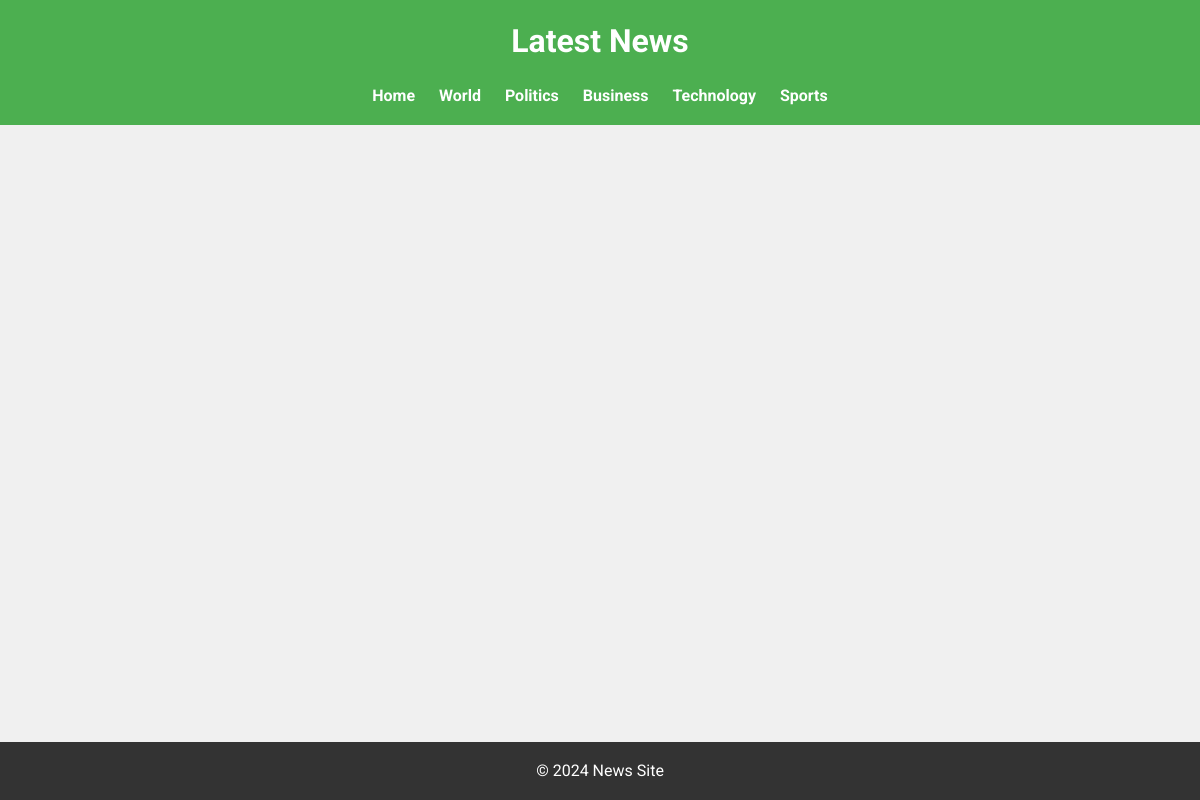
Page /main/ on the earlier database version.
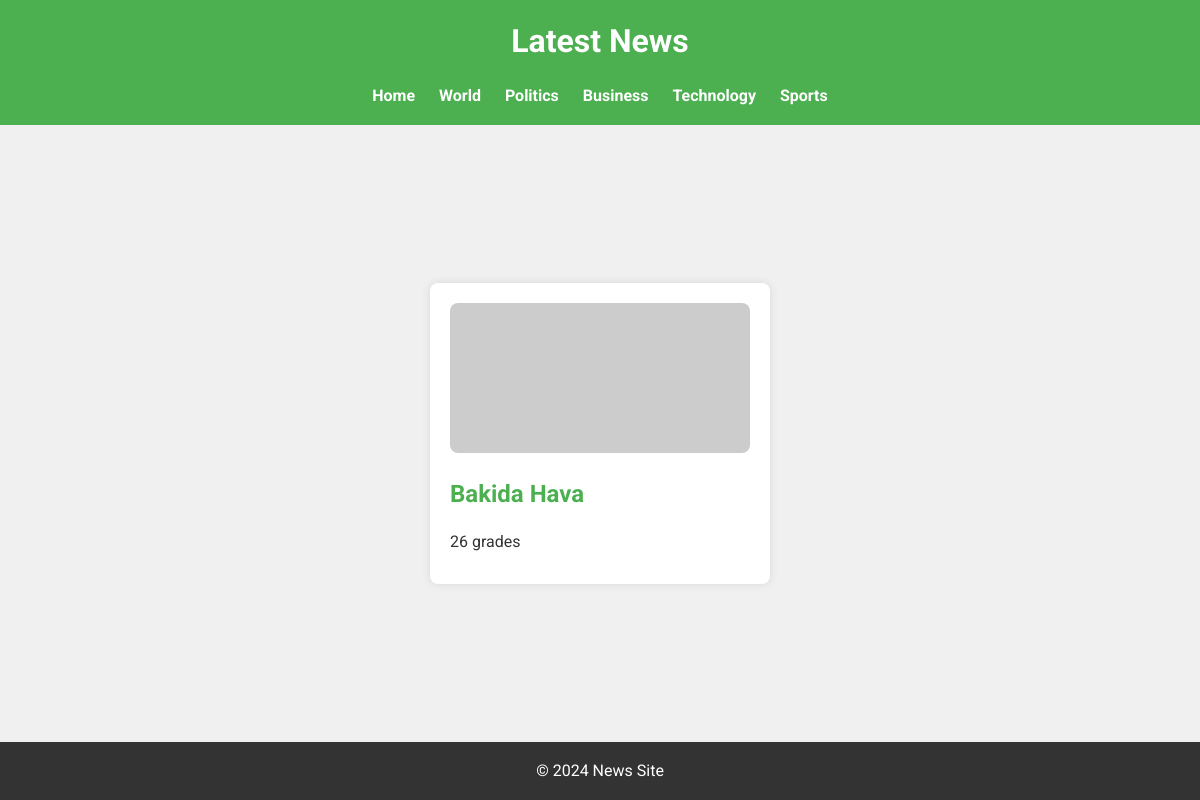
Same page on the later database version.
### ads/models.py (models this page shows, shortened)
class Feed(models.Model):
    title = models.CharField(max_length=150)
    description = models.TextField()
    created_at = models.DateField(auto_now_add=True)

### ads/views.py (the view)
# urls.py: path('', index)
def index(request):
    feeds = Feed.objects.all()
    context = {'feeds': feeds}
    return render(request, 'ads/index.html', context)

### ads/templates/ads/index.html (shortened to what this page needs)
<!DOCTYPE html>
{% load static %}
<html lang="en">
<head>
    <link rel="stylesheet" href="{% static 'css/style.css' %}">
</head>
<body>
    <header>
        <div class="container">
            <h1>Latest News</h1>
            <nav>
                <ul>
                    <li><a href="#">Home</a></li>
                    <li><a href="#">World</a></li>
                    <li><a href="#">Politics</a></li>
                    <li><a href="#">Business</a></li>
                    <li><a href="#">Technology</a></li>
                    <li><a href="#">Sports</a></li>
                </ul>
            </nav>
        </div>
    </header>
    <main>
        <div class="container">
            <div class="news-container">
                {% for feed in feeds %}
                <article class="news-item">
                    <img src="https://via.placeholder.com/800x400" alt="News Image 1">
                    <h2>{{ feed.title }}</h2>
                    <p>{{ feed.description }}</p>
                </article>
                {% endfor %}
            </div>
        </div>
    </main>
    <footer>
        <div class="container">
            <p>&copy; 2024 News Site</p>
        </div>
    </footer>
</body>
</html>

Differences in the rows shown:
added Feed: title "Bakida Hava", description "26 grades"
